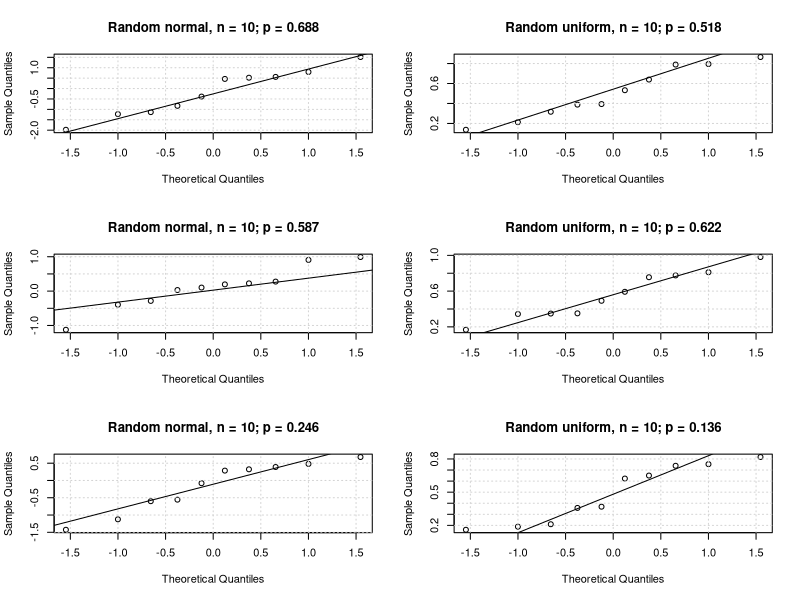
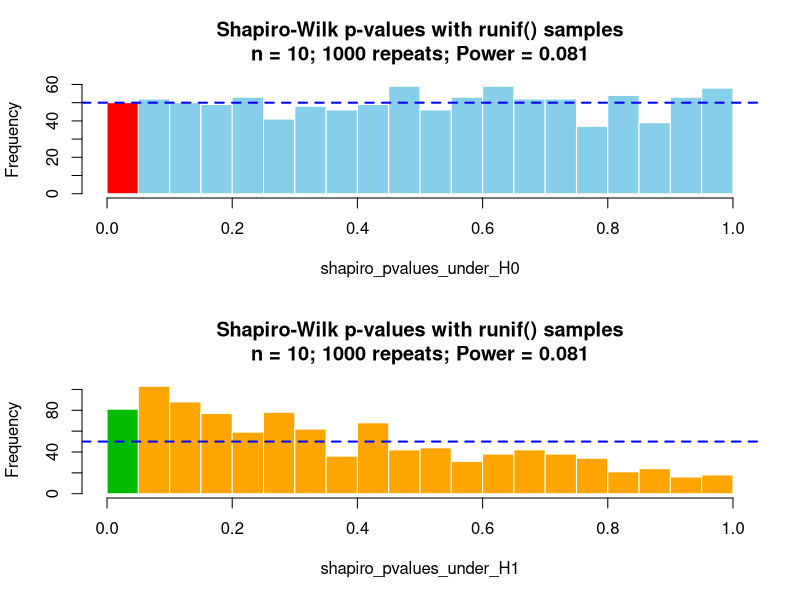
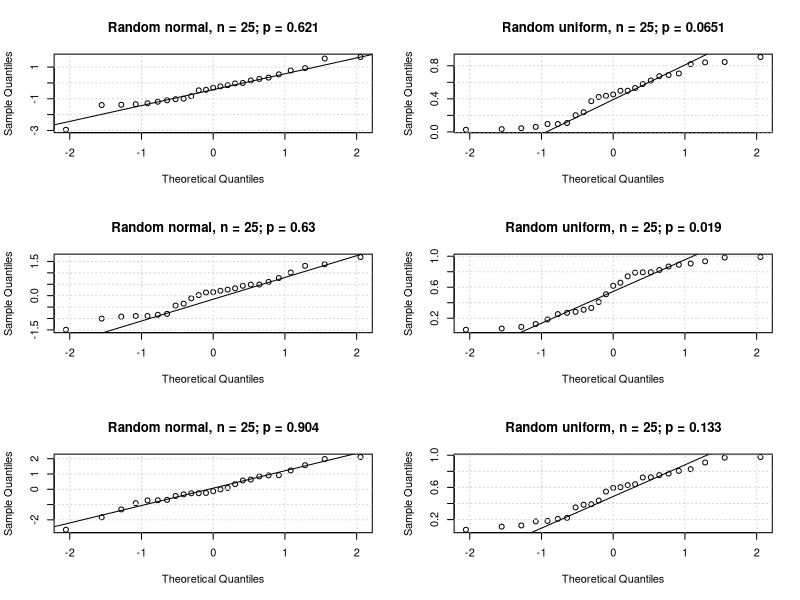
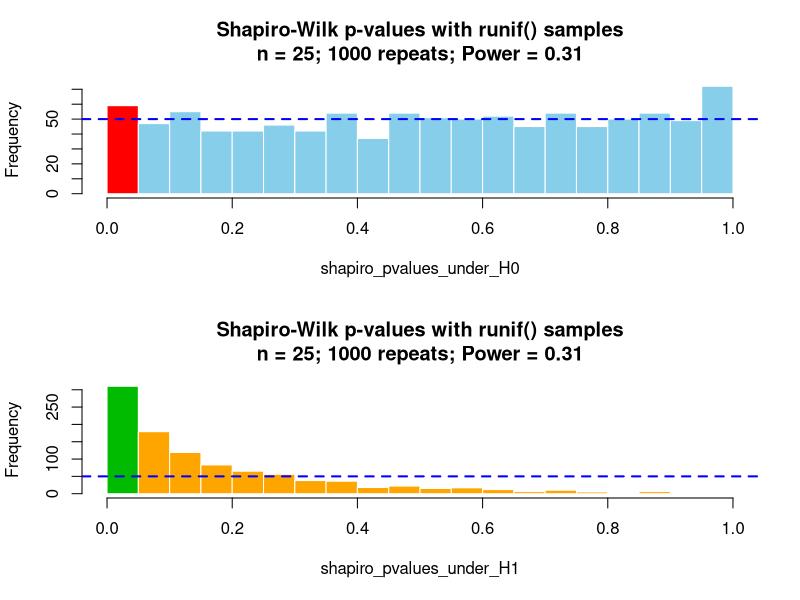
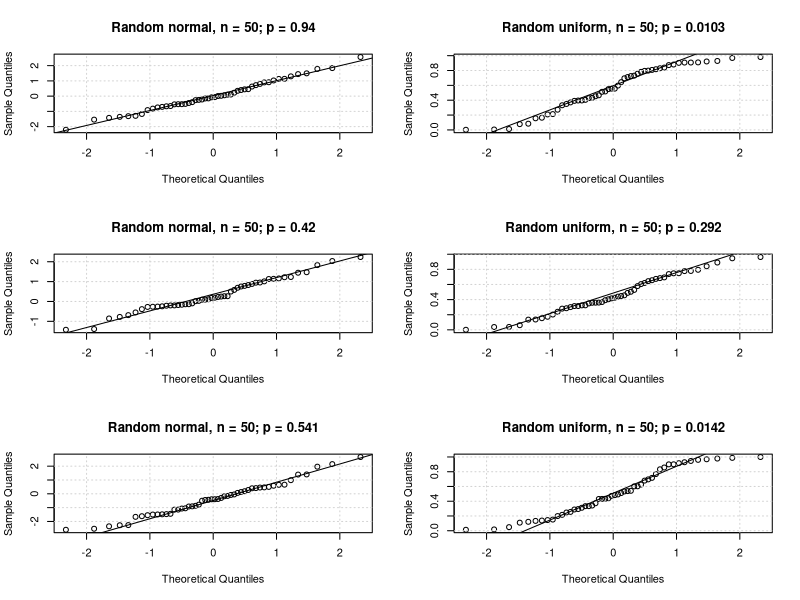
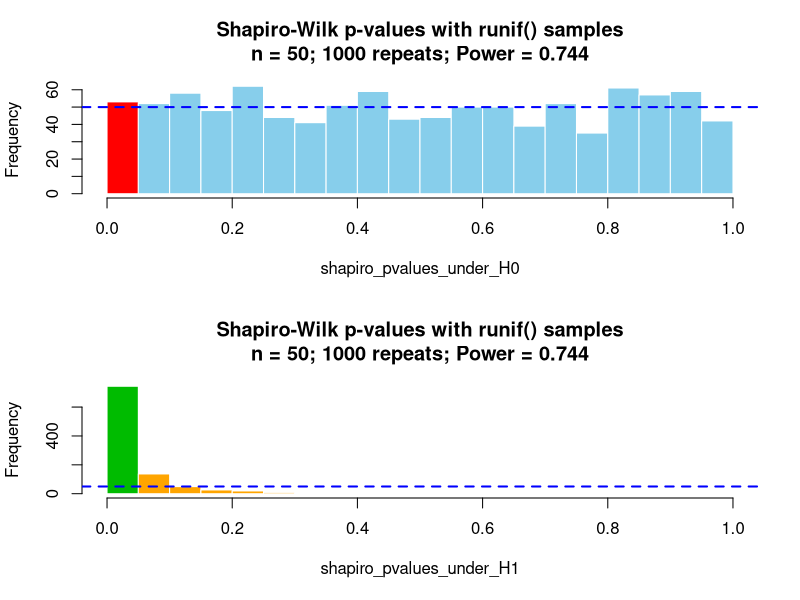
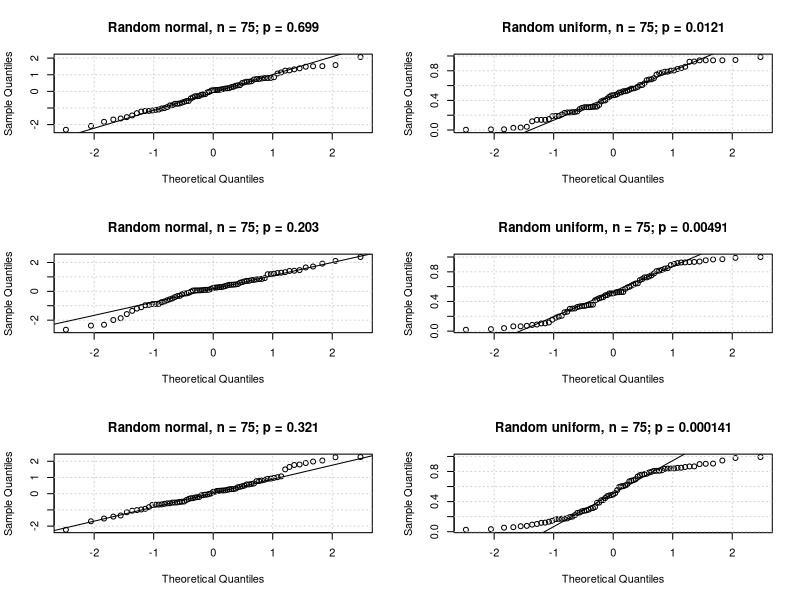
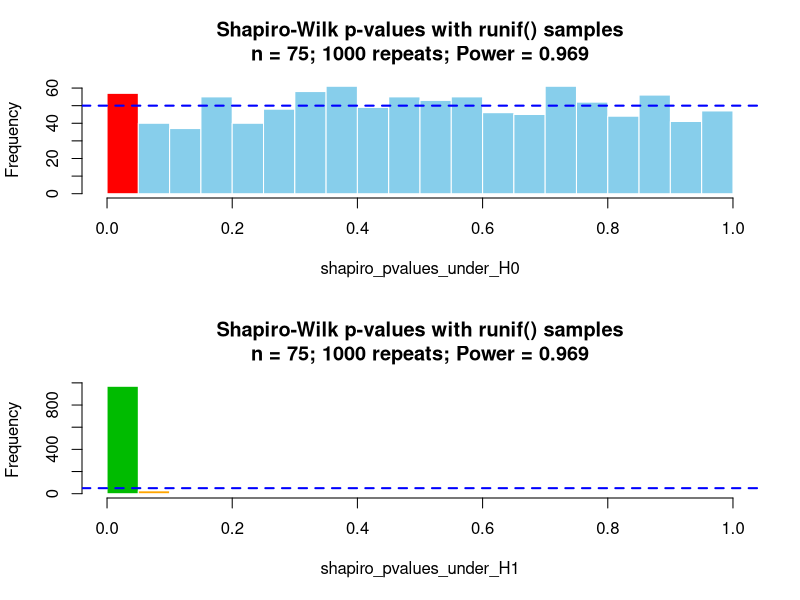

R code for these plots, in order:
## ---- chunk 1
library(knitr)

options(width = 300)
# options(encoding = 'UTF-8')
knitr::opts_chunk$set(
  fig.width = 7, fig.height = 5, 
  fig.path = 'figures/adjustment_',
  fig.align = "center", 
  size = "tiny", 
  echo = TRUE, 
  eval = TRUE, 
  warning = FALSE, 
  message = FALSE, 
  results = TRUE, 
  comment = "")

options(scipen = 12) ## Max number of digits for non-scientific notation
# knitr::asis_output("\\footnotesize")

## ---- chunk 2
## Since our statistical  samples are quite small (~25 biological samples per group), 
## we should wonder if the Shapiro-Wilk test has a sufficient power 
## (power is the capability to reject the null hypothesis when it is false). 
## 
## To evaluate this, we run an empirical experiment : 
## we draw a sample of 25 random numbers in a uniform distribution, and we run a Shapiro-Wikl test
## 
## We repat the experiment 99 times to evaluate the fluctuations of the Shapiro-Wilk test result. 
repeats <- 1000
n_values <- c(10, 25, 50, 75, 100)

message("Testing normality with random numbers from uniform distribution")

for (n in n_values) {
  
  cat("\n\n## $n=$", n, "\n\n")
  
  ## Vector to collect Shapiro p-values for all the simulations under H0
  shapiro_pvalues_under_H0 <- vector() 
  ## Vector to collect Shapiro p-values for all the simulations under H1
  shapiro_pvalues_under_H1 <- vector()
  
  par(mfrow=c(3,2))
  for (i in 1:repeats) {

    
    ### Run a simulation under H1
    rand_norm <- rnorm(n)
    shapiro_result <- shapiro.test(rand_norm)
    p_rnorm <- shapiro_result$p.value
    shapiro_pvalues_under_H0 <- c(shapiro_pvalues_under_H0, p_rnorm)
    
    if (i <= 3) {
      qqnorm(rand_norm, main = paste0(
        "Random normal, ", 
        "n = ", n, 
        "; p = ", signif(p_rnorm, digits=3)))
      grid()
      qqline(rand_norm)
    }
    
    ### Run a simulation under H1
    rand_unif <- runif(n)
    shapiro_result <- shapiro.test(rand_unif)
    p_runif <- shapiro_result$p.value
    shapiro_pvalues_under_H1 <- c(shapiro_pvalues_under_H1, p_runif)
    
    if (i <= 3) {
      qqnorm(rand_unif, main = paste0(
        "Random uniform, ",
        "n = ", n, 
        "; p = ", signif(p_runif, digits=3)))
      grid()
      qqline(rand_unif)
    }
  }
  
  n_rejected_H1 <- sum(shapiro_pvalues_under_H1 < 0.05)
  n_accepted_H1 <- sum(shapiro_pvalues_under_H1 >= 0.05)
  n_rejected_H0 <- sum(shapiro_pvalues_under_H0 < 0.05)
  n_accepted_H0 <- sum(shapiro_pvalues_under_H0 >= 0.05)
  power <- n_rejected_H1 / repeats
  
  par(mfrow=c(2,1))

  ## Histogram of P-values under H0
  hist(shapiro_pvalues_under_H0, 
       breaks=seq(0,1,0.05),
       col = c("red", rep("skyblue", 19)), 
       border="white", 
       main = paste0("Shapiro-Wilk p-values with runif() samples", 
                     "\n", "n = ", n,  "; ", repeats, " repeats", 
                     "; Power = ", power) 
  )
  abline(h=repeats/20, col="blue", lwd=2, lty="dashed")
  
  ## Histogram of P-values under H1
  hist(shapiro_pvalues_under_H1, 
       breaks=seq(0,1,0.05),
       col = c("#00BB00", rep("orange", 19)), 
       border="white", 
       main = paste0("Shapiro-Wilk p-values with runif() samples", 
                     "\n", "n = ", n,  "; ", repeats, " repeats", 
                     "; Power = ", power) 
  )
  abline(h=repeats/20, col="blue", lwd=2, lty="dashed")
  par(mfrow=c(1,1))
  
}


